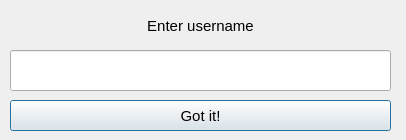
<?xml version="1.0" encoding="UTF-8"?>
<ui version="4.0">
 <class>Dialog</class>
 <widget class="QDialog" name="Dialog">
  <property name="geometry">
   <rect>
    <x>0</x>
    <y>0</y>
    <width>406</width>
    <height>140</height>
   </rect>
  </property>
  <property name="windowTitle">
   <string>Dialog</string>
  </property>
  <widget class="QPushButton" name="user_btn">
   <property name="geometry">
    <rect>
     <x>10</x>
     <y>100</y>
     <width>381</width>
     <height>31</height>
    </rect>
   </property>
   <property name="font">
    <font>
     <pointsize>11</pointsize>
    </font>
   </property>
   <property name="text">
    <string>Got it!</string>
   </property>
  </widget>
  <widget class="QLineEdit" name="userline">
   <property name="geometry">
    <rect>
     <x>10</x>
     <y>50</y>
     <width>381</width>
     <height>41</height>
    </rect>
   </property>
  </widget>
  <widget class="QLabel" name="userlabel">
   <property name="geometry">
    <rect>
     <x>10</x>
     <y>10</y>
     <width>381</width>
     <height>31</height>
    </rect>
   </property>
   <property name="font">
    <font>
     <pointsize>11</pointsize>
    </font>
   </property>
   <property name="text">
    <string>Enter username</string>
   </property>
   <property name="alignment">
    <set>Qt::AlignCenter</set>
   </property>
  </widget>
 </widget>
 <resources/>
 <connections/>
</ui>
